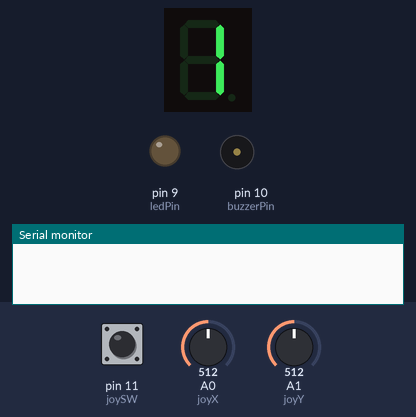
Bench run of a program on a simulated Arduino Uno, built with avr-gcc and run on an emulated ATmega328P. Shown: 1-digit seven-segment display, output pins drawn as LEDs (lit = HIGH), buzzer (waves = sounding, pin HIGH), the last lines printed to the serial monitor. Wiring (inferred from the names in the program): 1-digit 7-segment display, segments lit when HIGH: segments pin 2, pin 3, pin 4, pin 5, pin 6, pin 7, pin 8. The inputs (shaded band) are chosen by the test bench; at power-on: pin 11 (joySW) HIGH, A0 (joyX) = 512, A1 (joyY) = 512. Random numbers use the default seed unless the program sets one; the segment pins are drawn as the display they are named for; pins used as bus, display or sensor lines are not drawn.

Above: at 1.2 s.
1.3 s: pin 11 (joySW) pulled LOW for 0.15 s
At 1.5 s:
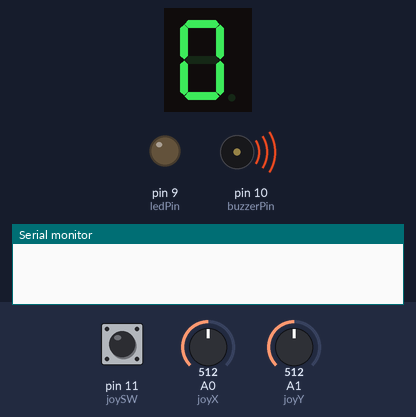
2.0 s: A0 (joyX) set to 425
5.0 s: A0 (joyX) set to 399
At 5.77 s:
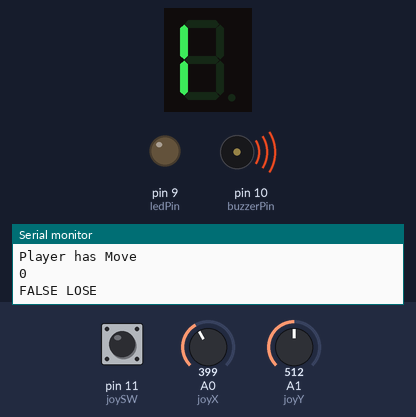
8.0 s: A1 (joyY) set to 716
At 8.57 s:
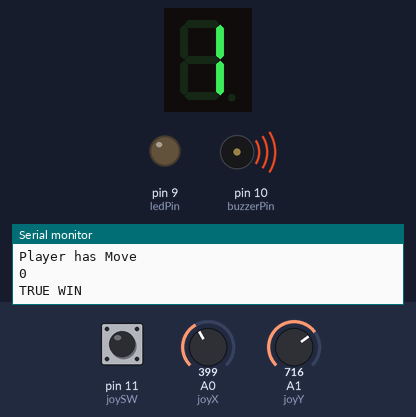
11.0 s: A1 (joyY) set to 390
At 11.37 s:
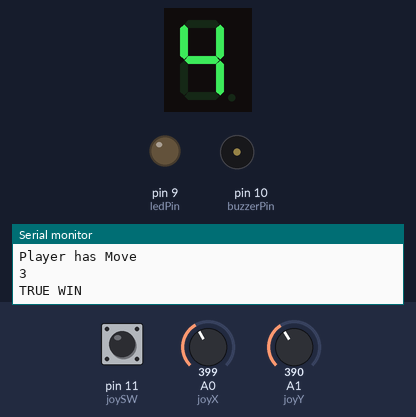
13.8 s: pin 11 (joySW) pulled LOW for 1 s
At 16.58 s:
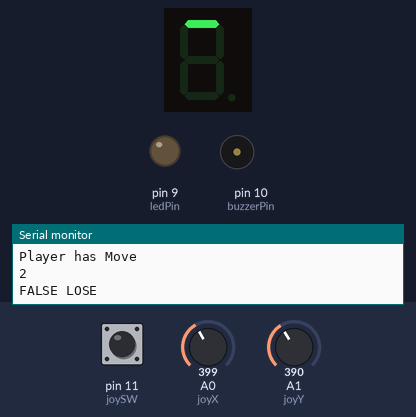
Timing chart, 0 to 18.8 s (numbered marks = the images above; inputs shaded):
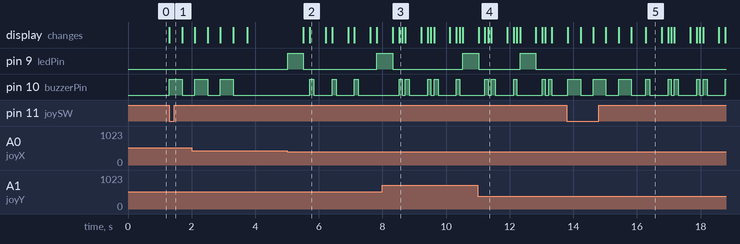

Measured:
- the behaviour switches between 413 and 412 on A0 (joyX) (found by bisection; images 1 and 2)
- after the input at 1.3 s, pin 10 (buzzerPin): LOW → HIGH at once, → LOW 0.40 s later; the display: changes at once (image 1)
- after the input at 5.0 s, pin 9 (ledPin): LOW → HIGH at once, → LOW 0.50 s later, → HIGH 2.3 s later; pin 10 (buzzerPin): alternates HIGH for 0.13 s and LOW for 0.58 s, starting after 0.72 s; the display: first changes after 0.52 s (image 2 shows a later state)
- after the input at 13.8 s, pin 10 (buzzerPin): LOW → HIGH at once, then repeats every 0.90 s: HIGH 0.13 s, LOW 0.58 s, HIGH 0.10 s, LOW 0.10 s; the display: first changes at once (image 5 shows a later state)
- what the display in image 2 shows lasts 0.5 s, from 5.7 s to 6.2 s

The program:

main.cpp
```cpp
#include <Arduino.h>

byte segmentBits[11] = {
    0b00111111,
    0b00000110,
    0b01011011,
    0b01001111,
    0b01100110,
    0b01101101,
    0b01111101,
    0b00000111,
    0b01111111,
    0b01101111,
    0b00000000};

const uint8_t displayPins[7] = {2, 3, 4, 5, 6, 7, 8};

// turn off the display
const uint8_t BLANK = 10;
const uint8_t MAX_SEGMENTS = 4;

const int JOY_THRESHOLD_HIGH = 600;
const int JOY_THRESHOLD_LOW = 400;
const int JOY_CENTER = 512;
const int JOY_DEAD_ZONE = 100;

const uint8_t joySW = 11;
const uint8_t joyX = A0;
const uint8_t joyY = A1;

const uint8_t buzzerPin = 10;
const uint8_t ledPin = 9;

struct Level
{
  const uint16_t speed;
  const uint8_t length;
};

Level levels[5] = {
    {5000, 10},
    {4000, 10},
    {3000, 15},
    {1000, 30},
    {500, 50}};

const uint8_t levelsLength = sizeof(levels) / sizeof(levels[0]);
uint8_t currentLevelIndex = 0;

uint8_t levelCounter = 1;
bool isLevelMode = false;

bool isDirectionCorrect = false;
bool yMoved = false;

void displayDigit(int digit)
{
  int segmentBit = segmentBits[digit];
  for (int i = 0; i < 7; i++)
  {
    digitalWrite(displayPins[i], (segmentBit >> i) & 1);
  }
}

void setup()
{
  Serial.begin(9600);
  randomSeed(analogRead(A5));

  for (int pin : displayPins)
  {
    pinMode(pin, OUTPUT);
    digitalWrite(pin, LOW);
  }

  pinMode(joySW, INPUT_PULLUP);
  pinMode(buzzerPin, OUTPUT);
  pinMode(ledPin, OUTPUT);
  digitalWrite(buzzerPin, LOW);

  displayDigit(1);
}

void pulsePin(uint8_t pin, uint16_t time)
{
  digitalWrite(pin, HIGH);
  delay(time);
  digitalWrite(pin, LOW);
}

// setting a random segment
int drawRandomSegment(int maxValue)
{
  int segmentNumber = random(maxValue);

  // turing off all segments
  for (int pin : displayPins)
  {
    digitalWrite(pin, LOW);
  }

  // checking segments to set the radnom segment
  switch (segmentNumber)
  {
  // top
  case 0:
    digitalWrite(displayPins[0], HIGH);
    break;
  // bottom
  case 1:
    digitalWrite(displayPins[3], HIGH);
    break;
  // right
  case 2:
    digitalWrite(displayPins[1], HIGH);
    digitalWrite(displayPins[2], HIGH);
    break;
  case 3:
    // left
    digitalWrite(displayPins[4], HIGH);
    digitalWrite(displayPins[5], HIGH);
    break;
  }

  return segmentNumber;
}

// checking the joystick to get the joystick direction
int handleJoystick(int xValue, int yValue, int value)
{
  int joyValue;
  int dx = xValue - JOY_CENTER;
  int dy = yValue - JOY_CENTER;

  // absolute value
  int absDx = abs(dx);
  int absDy = abs(dy);

  // dead zone
  if (absDx < JOY_DEAD_ZONE && absDy < JOY_DEAD_ZONE)
  {
    Serial.println("Dead zone");
    return -1;
  }

  // checking x value
  if (absDx > absDy)
  {
    joyValue = (dx > 0) ? 1 : 0;
  }
  else
  {
    joyValue = (dy < 0) ? 2 : 3;
  }

  Serial.println(joyValue);
  return joyValue; // joyValue == value
}

// checking is player win
void checkScore(bool checkingValue)
{
  if (checkingValue)
  {
    Serial.println("TRUE WIN");
    pulsePin(ledPin, 500);
  }
  else
  {
    Serial.println("FALSE LOSE");
    pulsePin(buzzerPin, 125);
    delay(375);
  }
}

void updateLevelCounter(int direction) {
  if (direction == 1) levelCounter++;
  else if (direction == -1) levelCounter--;

  if (levelCounter > levelsLength) levelCounter = 1;
  else if (levelCounter < 1) levelCounter = levelsLength;
}

// it allows you to choose the number of level
void chooseLevel(int valueY)
{
  displayDigit(levelCounter);

  // checking the direction
  if (valueY > JOY_THRESHOLD_HIGH) updateLevelCounter(-1);
  else if (valueY < JOY_THRESHOLD_LOW) updateLevelCounter(1);

  pulsePin(buzzerPin, 100);
  displayDigit(levelCounter);
  delay(100);
}

void startLevelMode()
{
  // signal for player
  for (int i = 0; i < 3; i++)
  {
    digitalWrite(buzzerPin, HIGH);
    displayDigit(0);
    delay(400);
    displayDigit(10);
    digitalWrite(buzzerPin, LOW);
    delay(400);
  }
  isLevelMode = true;
}

void endLevelMode()
{
  isLevelMode = false;
  pulsePin(buzzerPin, 500);
}

// it alows you to stop or start the level
void switchLevel()
{
  // listening the button
  if (digitalRead(joySW) == LOW)
  {

    // reset the parametrs
    displayDigit(levelCounter);
    currentLevelIndex = 0;

    isLevelMode ? endLevelMode() : startLevelMode();
  }
}

// handle the menu logic
void menu()
{
  int y = analogRead(joyY);

  // checking player click the button to change mode
  switchLevel();

  // checking the joystick
  if (!yMoved)
  {
    if (y > JOY_THRESHOLD_HIGH || y < JOY_THRESHOLD_LOW)
    {
      chooseLevel(y);
      yMoved = true;
    }
  }
  else
  {
    if (y >= 450 && y <= 570)
    {
      yMoved = false;
    }
  }

  delay(50);
}

// checking the level length
bool checkLevelLength()
{
  if (currentLevelIndex >= levels[levelCounter - 1].length)
  {
    isLevelMode = false;
    currentLevelIndex = 0;
    displayDigit(currentLevelIndex);
    return true;
  }

  return false;
}

// checking player move
int playerMove(int displayingSegment)
{
  Serial.println("Player has Move");
  int x = analogRead(joyX);
  int y = analogRead(joyY);

  return handleJoystick(x, y, displayingSegment);
}

void endLevel() {
  checkScore(isDirectionCorrect);

  // reset segments
  displayDigit(BLANK);
  delay(200);

  isDirectionCorrect = false;

  int y = analogRead(joyY);

  if (y > JOY_THRESHOLD_HIGH || y < JOY_THRESHOLD_LOW)
  {
    chooseLevel(y);
  }
}

// handle the level logic
void level()
{
  if (checkLevelLength()) return;

  currentLevelIndex++;
  int randomSegment = drawRandomSegment(MAX_SEGMENTS);

  unsigned long lastSave = millis();

  // listening the level time
  while ((millis() - lastSave) < levels[levelCounter - 1].speed)
  {
    switchLevel();

    if (!isLevelMode) return;

    int moveValue = playerMove(randomSegment);

    if (moveValue > -1) {
      isDirectionCorrect = (moveValue == randomSegment);
      endLevel();
      return;
    }

    delay(50);
  }

  isDirectionCorrect = false;
  endLevel();
}

void loop()
{
  if (!isLevelMode)
  {
    menu();
  }
  else
  {
    level();
  }
}
```
